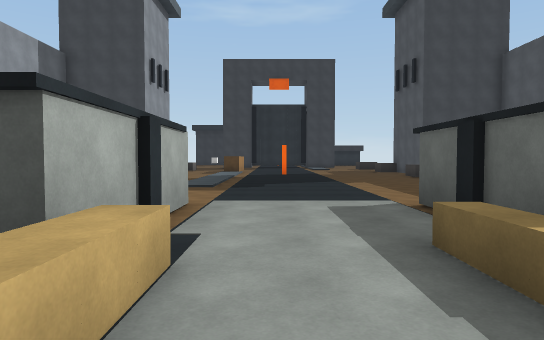
view 1 (above)

22 first-person views from a walk through a scene from a Unity 3-D project. The camera is 1.4 m above the floor, tilts 2° down and sees 75° across. Doors are open. The floor is counted in squares, 2 m on a side. Each view is taken from the middle of a square. On the plan, view 1 faces up. The plan holds only what a view shows up to about 11 squares ahead; the rest is blank. The place goes on beyond the plan. The player is left out. Surface patterns are stand-ins for the level's own textures.

view 2
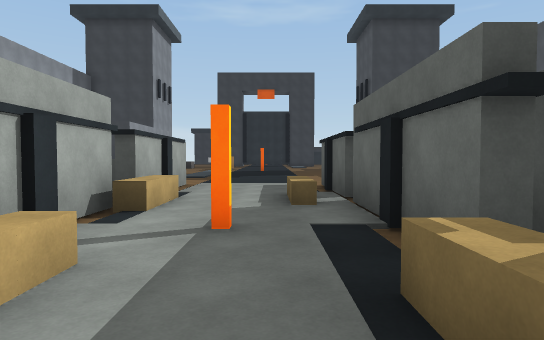

view 3
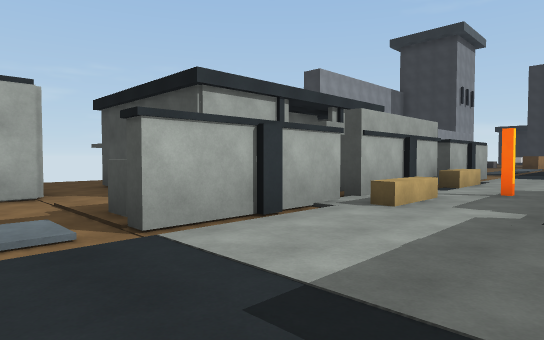

view 4
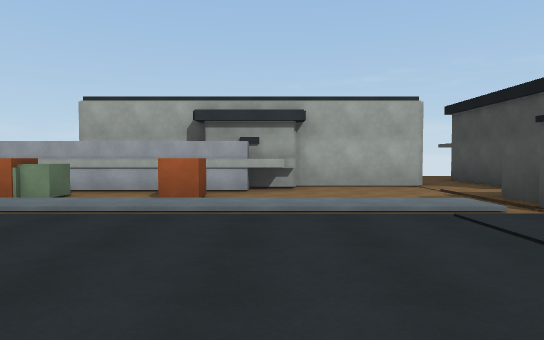

view 5
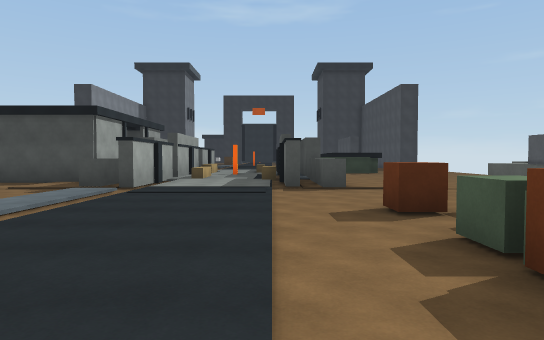

view 6
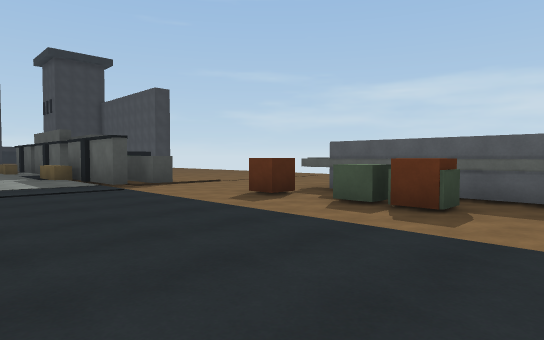

view 7
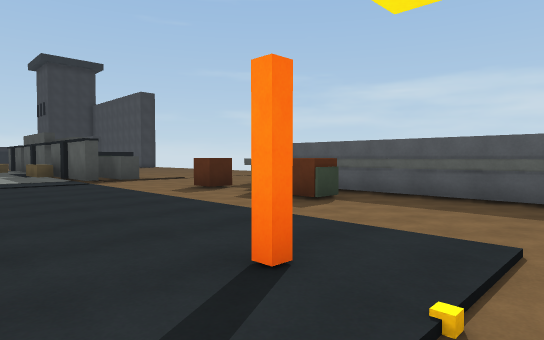

view 8
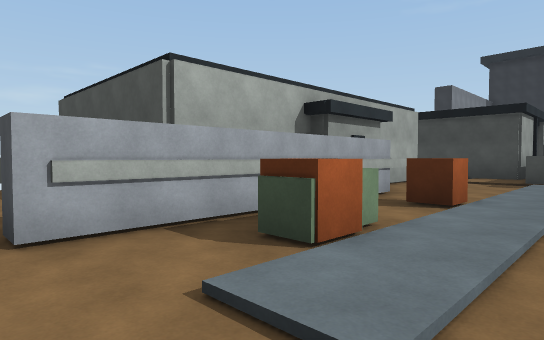

view 9
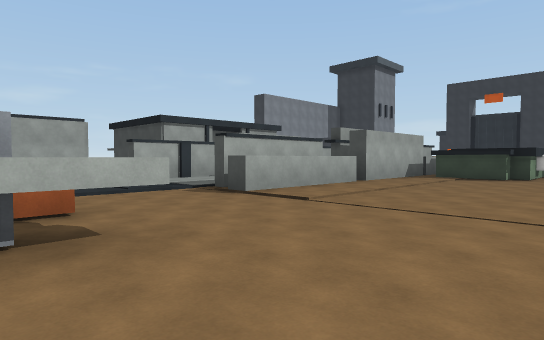

view 10
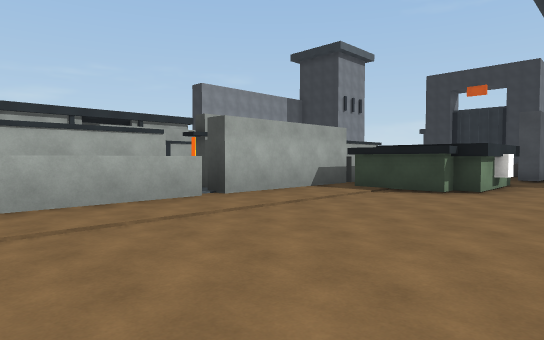

view 11
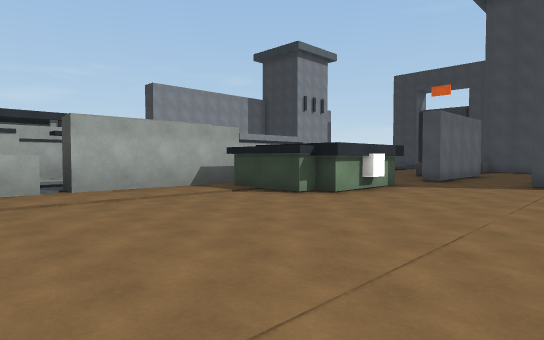

view 12
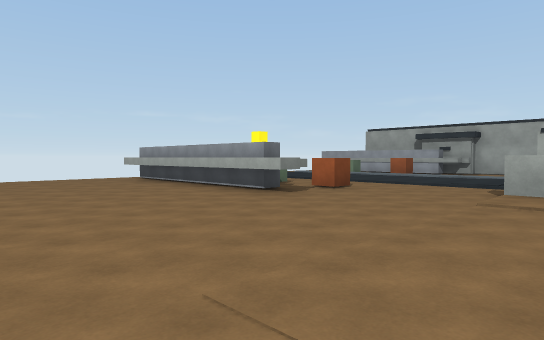

view 13
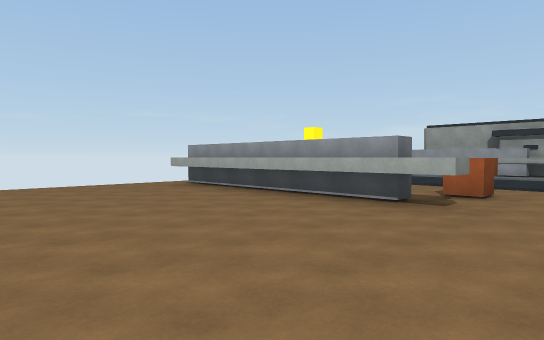

view 14
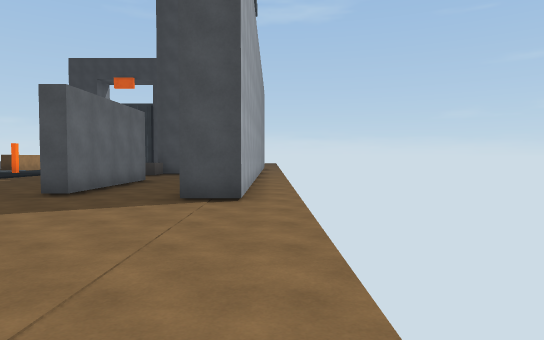

view 15
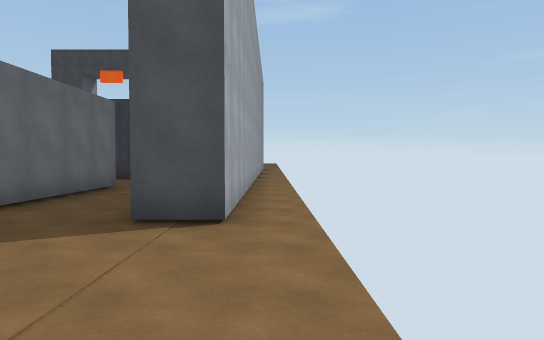

view 16
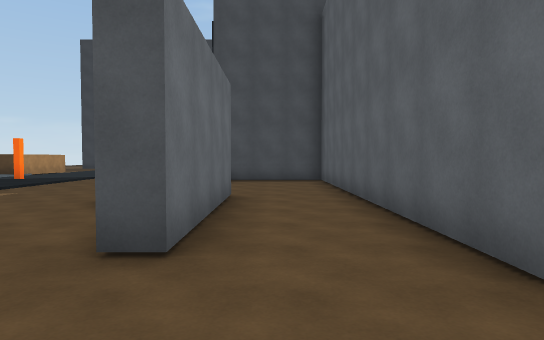

view 17
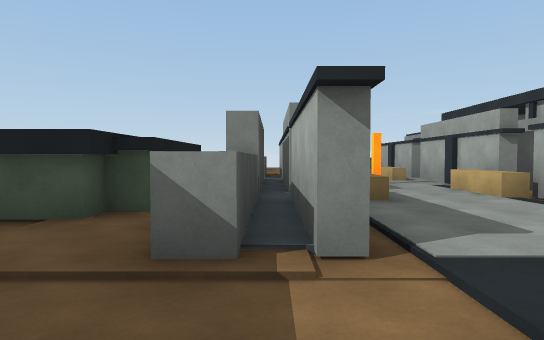

view 18
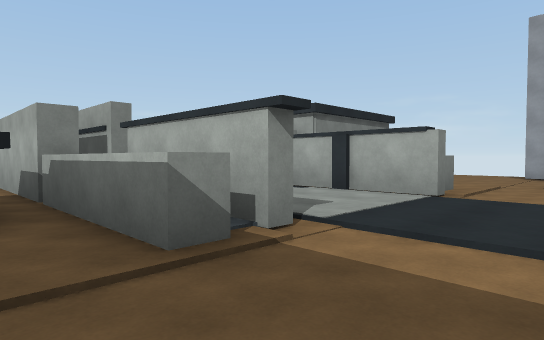

view 19
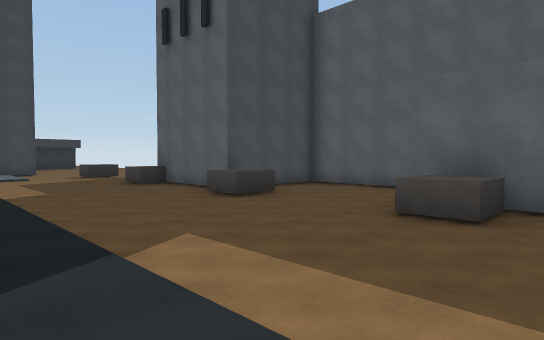

view 20
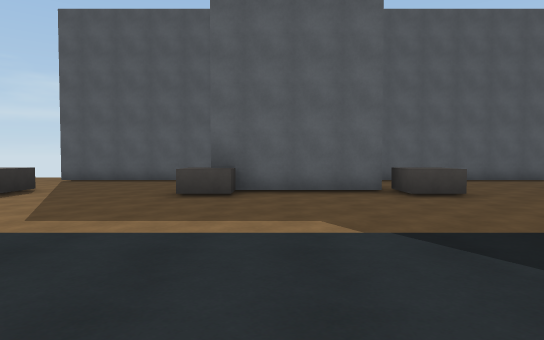

view 21
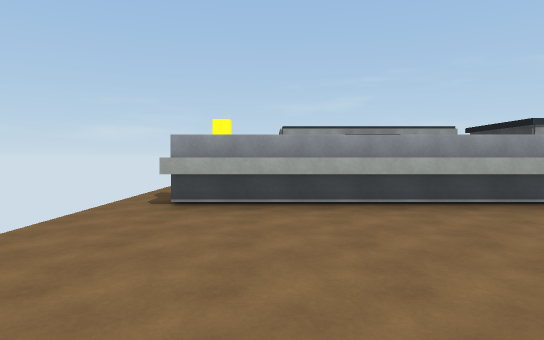

view 22
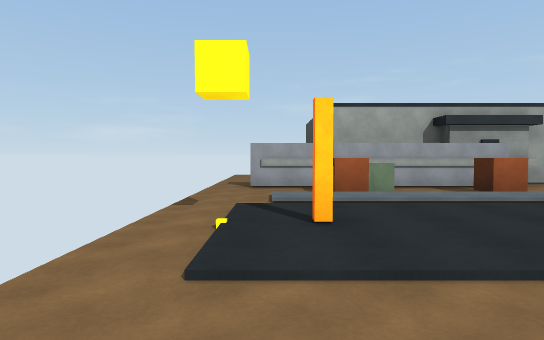

### Floor plan
Points are (right, up) in squares from view 1. A wall is a line through its corners. A room is listed if a view was taken in it or the views show most of it. See-through windows are left out.
Room 1 (views 1, 2, 3, 4, 5, 6, 7, 8, 9, 10, 11, 12, 13, 14, 15, 16, 21, 22)
walls: (5.6, -9.5) (6.3, -9.5) (6.3, -16.5); (3.8, -2.4) (3.8, -6.5) (3.2, -6.5); (2.7, -2.5) (2.7, -6.2) (2.4, -6.2) (2.4, -4.6); (5.2, -10.5) (5.7, -10.5) (5.7, -16.5); (3.2, -1.1) (3.2, 2) (3.8, 2) (3.8, -2) (3.1, -2); (-1.3, -3) (-1.3, -6.5) (-1.8, -6.5); (-2.2, -5.2) (-2.2, -6.2) (-2.9, -6.2); (-3.2, -4.6) (-7.8, -4.6); (2.7, 2) (2.7, -1.7) (2.4, -1.7) (2.4, 1.4); (7.3, 2.4) (7.3, 1.5); (7, 2.5) (7, 1.8) (6.5, 1.8) (6.5, 1.3) (4.4, 1.3) (4.4, 3.8); (2.4, 2.5) (2.4, 5.8); (-1.3, 0.4) (-1.3, -2.4) (-1.8, -2.4); (5, 3.8) (5, 4.3); (-4.2, -9.6) (-4.2, -16.5); (-2.2, 1) (-2.2, 0.4); (5.2, -16.2) (5.2, -9.8); (-4.7, -9.5) (-4.7, -10.5); (7, 4.2) (7, 3.5); (-5.4, -6.4) (-5.4, -9.5); (-5, -9.4) (-5, -10.6); (2.7, 4.4) (2.7, 2.5); (7.3, 4.4) (7.3, 3.4); (3.8, 4.6) (3.8, 2.2); (-1.3, 5.8) (-1.3, 2.6); (7.3, 10.5) (7.3, 6.5) (6.8, 6.5); (10.5, 12.6) (10.5, 5.8) (9.5, 5.8) (9.5, 10.5)
ways out: opening at (-6.5, -6) to room 2; opening at (1, 4.8) to room 2; opening at (7, 5.5) to room 2; opening at (8.5, 10) to room 2; opening at (-5, -17)
objects: other object (-3, -15); other object (-3, -14); other object (-3, -12); other object (-1, 1); other object (-1, 2); other object (0, -3); other object (0, -2); other object (1, 2) to (2, 2); other object (2, -4); other object (2, -3); other object (2, -2); other object (4, -14); other object (4, -13); other object (4, -12); other object (4, -10); other object (7, 3)
Room 2 (views 17, 18, 19, 20)
walls: (9.5, 18.8) (9.5, 23.2); (-1.8, 5.8) (-1.3, 5.8); (6.8, 8.8) (6.8, 10.5); (-2.8, 5.5) (-2.2, 5.5); (2.4, 5.8) (2.7, 5.8) (2.7, 4.4); (9.5, 10.5) (9.5, 14.7) (6.3, 14.7) (6.3, 17.2); (3.2, 4.5) (3.2, 5.8) (3.8, 5.8) (3.8, 4.6); (5, 4.3) (6, 4.3); (4.4, 3.8) (5, 3.8)
ways out: opening at (-6.5, -6) to room 1; opening at (1, 4.8) to room 1; opening at (7, 5.5) to room 1; opening at (8.5, 10) to room 1
objects: other object (6, 10); other object (6, 14); other object (6, 18); other object (6, 22) to (6, 23)

Positions as (right, up) in squares from view 1, and headings:
1: (0, 0), facing up
2: (1, -4), facing up
3: (2, -8), facing up-left
4: (3, -10), facing left
5: (2, -15), facing up
6: (-1, -15), facing up-right
7: (-1, -17), facing up-right
8: (-1, -17), facing up-left
9: (9, -11), facing up-left
10: (9, -6), facing up-left
11: (11, -4), facing up-left
12: (11, -5), facing down-left
13: (11, -8), facing down-left
14: (11, 0), facing up
15: (11, 2), facing up
16: (8, 4), facing up
17: (3, 8), facing down
18: (5, 8), facing down-left
19: (1, 8), facing up-right
20: (-1, 17), facing right
21: (11, -15), facing left
22: (4, -16), facing left
